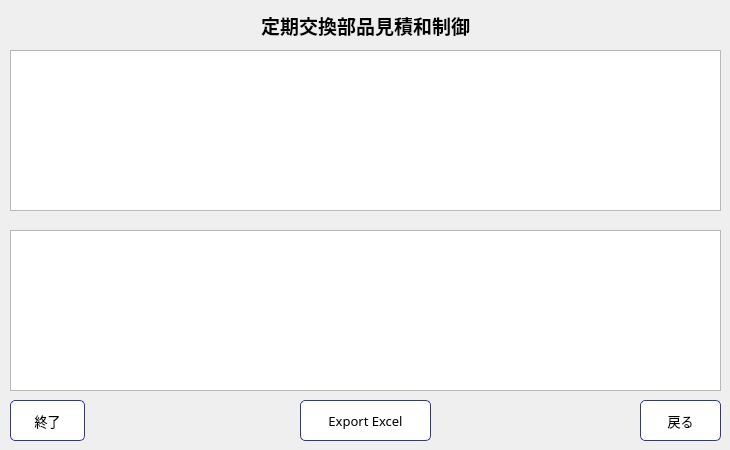
     <widget class="QWidget" name="tab_4">
      <attribute name="title">
       <string>Filter定期交換部品(1)</string>
      </attribute>
      <widget class="QTableView" name="tableView_3">
       <property name="geometry">
        <rect>
         <x>10</x>
         <y>50</y>
         <width>711</width>
         <height>161</height>
        </rect>
       </property>
       <property name="cursor" stdset="0">
        <cursorShape>CrossCursor</cursorShape>
       </property>
       <property name="verticalScrollBarPolicy">
        <enum>Qt::ScrollBarAlwaysOff</enum>
       </property>
       <property name="horizontalScrollBarPolicy">
        <enum>Qt::ScrollBarAlwaysOff</enum>
       </property>
       <property name="editTriggers">
        <set>QAbstractItemView::NoEditTriggers</set>
       </property>
       <property name="gridStyle">
        <enum>Qt::DashLine</enum>
       </property>
       <attribute name="horizontalHeaderStretchLastSection">
        <bool>true</bool>
       </attribute>
      </widget>
      <widget class="QTableView" name="tableView_4">
       <property name="geometry">
        <rect>
         <x>10</x>
         <y>230</y>
         <width>711</width>
         <height>161</height>
        </rect>
       </property>
       <property name="cursor" stdset="0">
        <cursorShape>CrossCursor</cursorShape>
       </property>
       <property name="verticalScrollBarPolicy">
        <enum>Qt::ScrollBarAlwaysOff</enum>
       </property>
       <property name="horizontalScrollBarPolicy">
        <enum>Qt::ScrollBarAlwaysOff</enum>
       </property>
       <property name="editTriggers">
        <set>QAbstractItemView::NoEditTriggers</set>
       </property>
       <property name="gridStyle">
        <enum>Qt::DashLine</enum>
       </property>
       <attribute name="horizontalHeaderStretchLastSection">
        <bool>true</bool>
       </attribute>
      </widget>
      <widget class="QLabel" name="label_26">
       <property name="geometry">
        <rect>
         <x>10</x>
         <y>10</y>
         <width>711</width>
         <height>31</height>
        </rect>
       </property>
       <property name="font">
        <font>
         <family>Yu Mincho</family>
         <pointsize>14</pointsize>
         <weight>75</weight>
         <bold>true</bold>
        </font>
       </property>
       <property name="cursor">
        <cursorShape>ArrowCursor</cursorShape>
       </property>
       <property name="styleSheet">
        <string notr="true"/>
       </property>
       <property name="text">
        <string>定期交換部品見積和制御</string>
       </property>
       <property name="alignment">
        <set>Qt::AlignCenter</set>
       </property>
      </widget>
      <widget class="QPushButton" name="pushButton">
       <property name="geometry">
        <rect>
         <x>10</x>
         <y>400</y>
         <width>75</width>
         <height>41</height>
        </rect>
       </property>
       <property name="font">
        <font>
         <family>Yu Mincho</family>
         <pointsize>10</pointsize>
        </font>
       </property>
       <property name="cursor">
        <cursorShape>PointingHandCursor</cursorShape>
       </property>
       <property name="styleSheet">
        <string notr="true">QPushButton#pushButton {
color: rgb(0, 0, 0);
background-color: rgb(255, 255, 255);
border-color: #339;
border-style: solid;
border-width: 1px;
border-radius: 5px;
}
QPushButton#pushButton:pressed {
background-color: qlineargradient(spread:pad, x1:0, y1:0, x2:1, y2:1, stop:0 rgba(56, 108, 168, 255), stop:1 rgba(115, 234, 255, 255));
}
</string>
       </property>
       <property name="text">
        <string>終了</string>
       </property>
       <property name="icon">
        <iconset>
         <activeon>:/img/exit.png</activeon>
        </iconset>
       </property>
       <property name="iconSize">
        <size>
         <width>32</width>
         <height>32</height>
        </size>
       </property>
      </widget>
      <widget class="QPushButton" name="pushButton_2">
       <property name="geometry">
        <rect>
         <x>300</x>
         <y>400</y>
         <width>131</width>
         <height>41</height>
        </rect>
       </property>
       <property name="font">
        <font>
         <family>Yu Mincho</family>
         <pointsize>10</pointsize>
        </font>
       </property>
       <property name="cursor">
        <cursorShape>PointingHandCursor</cursorShape>
       </property>
       <property name="styleSheet">
        <string notr="true">QPushButton#pushButton_2 {
color: rgb(0, 0, 0);
background-color: rgb(255, 255, 255);
border-color: #339;
border-style: solid;
border-width: 1px;
border-radius: 5px;
}
QPushButton#pushButton_2:pressed {
background-color: qlineargradient(spread:pad, x1:0, y1:0, x2:1, y2:1, stop:0 rgba(56, 108, 168, 255), stop:1 rgba(115, 234, 255, 255));
}
</string>
       </property>
       <property name="text">
        <string>Export Excel</string>
       </property>
       <property name="icon">
        <iconset>
         <activeon>:/img/exportExcel.png</activeon>
        </iconset>
       </property>
       <property name="iconSize">
        <size>
         <width>32</width>
         <height>32</height>
        </size>
       </property>
      </widget>
      <widget class="QPushButton" name="ReturnButton_2">
       <property name="geometry">
        <rect>
         <x>640</x>
         <y>400</y>
         <width>81</width>
         <height>41</height>
        </rect>
       </property>
       <property name="font">
        <font>
         <family>Yu Mincho</family>
         <pointsize>10</pointsize>
        </font>
       </property>
       <property name="cursor">
        <cursorShape>PointingHandCursor</cursorShape>
       </property>
       <property name="styleSheet">
        <string notr="true">QPushButton#ReturnButton_2 {
color: rgb(0, 0, 0);
background-color: rgb(255, 255, 255);
border-color: #339;
border-style: solid;
border-width: 1px;
border-radius: 5px;
}
QPushButton#ReturnButton_2:pressed {
background-color: qlineargradient(spread:pad, x1:0, y1:0, x2:1, y2:1, stop:0 rgba(56, 108, 168, 255), stop:1 rgba(115, 234, 255, 255));
}
</string>
       </property>
       <property name="text">
        <string>戻る</string>
       </property>
       <property name="icon">
        <iconset>
         <activeon>:/img/return.png</activeon>
        </iconset>
       </property>
       <property name="iconSize">
        <size>
         <width>32</width>
         <height>32</height>
        </size>
       </property>
      </widget>
     </widget>
